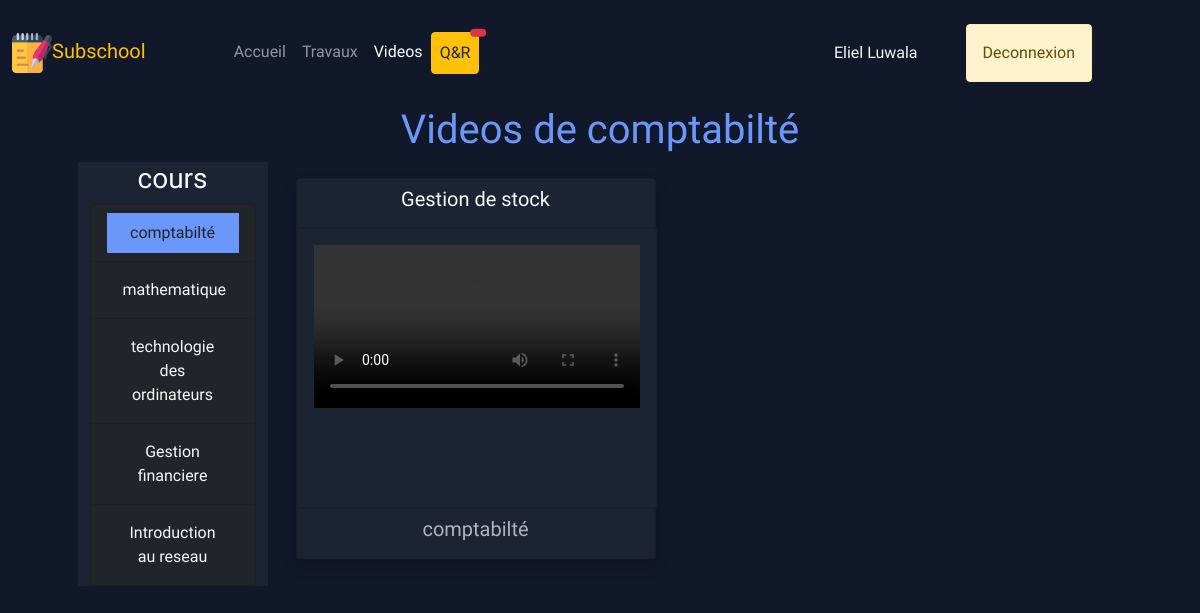
Screenshot of /student-video-course/1 (signed in) with the database file from the repository.
### school/models.py (models this page shows, shortened)
class Student(models.Model):
    user = models.OneToOneField(User, on_delete=models.CASCADE, null=True)
    name = models.CharField(max_length=255)
    matricule = models.CharField(max_length=255, null=True, blank=True)
    promotion = models.ForeignKey(Promotion, on_delete=models.CASCADE)
    com_prom = models.ForeignKey(Promotion, on_delete=models.SET_NULL, null=True, blank=True, related_name="complement")
    def __str__(self):
        return self.name

class Course(models.Model):
    image = models.FileField(upload_to="course_img", null=True)
    name = models.CharField(max_length=255)
    promotion = models.ManyToManyField(Promotion, related_name="courses")
    teacher = models.ForeignKey(Teacher, on_delete=models.CASCADE, null=True)
    credit = models.IntegerField(default=1)
    description = models.TextField(null=True)
    note = models.ManyToManyField(Note, related_name="note")
    hours = models.IntegerField()

class Video(models.Model):
    course = models.ForeignKey(Course, on_delete=models.CASCADE)
    title = models.CharField(max_length=255)
    video = models.FileField(upload_to="video_course")

### school/views.py (the view)
# urls.py: path('student-video-course/<str:pk>', student_video_course, name="student-video-course"),
def student_video_course(request, pk):
    course = Course.objects.get(id=pk)
    videos = Video.objects.filter(course=course)
    courses = Course.objects.filter(
        Q(promotion=request.user.student.promotion) | Q(promotion=request.user.student.com_prom))
    courses = set(courses)
    return render(request, 'school/video_student_filter.html', context={'courses': courses, 'course1': course, 'videos': videos, 'activevideo': 'active'})

### templates/school/video_student_filter.html (shortened to what this page needs)
{% extends 'school/base_student.html' %}
{% load static %}
{% block content %}
    <h1 class="text-center" style="color: #6B97FA">Videos de {{ course1.name }}</h1>
    <div class="col col-md-2 text-light" style="background-color: #1C2333">
        <h3 class="text-center">cours</h3>
        <ul class="list-group text-light text-center">
            {% for course in courses %}
                <li class="list-group-item bg-dark text-light">{% if course.name == course1.name %}<a class="nav-link text-dark" href="{% url 'student-video-course' course.id %}" style="background-color: #6B97FA">{{ course.name }}</a>{% else %}<a class="nav-link text-light bg-dark" href="{% url 'student-video-course' course.id %}" style="">{{ course.name }}</a>{% endif %}</li>
            {% endfor %}
          </ul>
    </div>
    <div class="col col-md-9">
    <div class="row col-md-12">
        {% for video in videos %}
            <div class="col-lg-4 mt-3 mx-3" style="margin-bottom: 20px;">
              <div class="card shadow text-light" style="background-color: #1C2333;width: 45vh">
                <div class="card-header" style="background-color: #1C2333">
                    <h5 class="card-title text-center" style="">{{ video.title }}</h5>
                </div>
                <div class="card card-body" style="width: 45vh;object-fit: initial;height: 35vh;margin: auto;background-color:#1C2333">
                    <video class="embed-responsive embed-responsive-16by9" controls="controls">
                        <source src="{{ video.video.url }}" type="video/mp4" />
                    </video>
                </div>
                <div class="card card-footer text-center" style="background-color: #1C2333;color: #B0B3B9">
                    <h5 class="card-comment">{{ video.course.name }}</h5>
                </div>
              </div>
            </div>
        {% endfor %}
    </div>
    </div>
{% endblock %}

### templates/school/navbar_student.html (shortened to what this page needs)
{% load static %}
<nav class="navbar navbar-expand-lg navbar-dark">
    <div class="container-fluid">
    <a class="navbar-brand brand-site text-warning mx-auto" style="" href="{% url 'home-student' %}"><img src="{% static 'img/notes.png' %}" class="rounded" style="height: 5vh;width: 5vh">Subschool</a>
    <div class="collapse navbar-collapse" style="margin-left: 10vh" id="navbarNavAltMarkup">
      <ul class="navbar-nav mr-auto">
          <li class="nav-item">
            <a class="nav-link {{ activehome }}" aria-current="page" href="{% url 'home-student' %}">Accueil</a>
          </li>
          <li class="nav-item">
                        <a class="nav-link {{ activedut }}" href="{% url 'homework-for-student' %}">Travaux</a>
          </li>
          <li class="nav-item">
                <a class="nav-link {{ activevideo }}" href="{% url 'student-video' %}">Videos</a>
          </li>
          <li class="nav-item">
              <a type="button" class="nav-link btn btn-warning text-dark position-relative" id="qr-not" href="{% url 'question-student' %}">
                Q&R
                  <span class="position-absolute top-0 start-100 translate-middle badge rounded-pill bg-danger">
                  </span>
                </a>
          </li>
      </ul>
    </div>
    <div class="d-flex align-items-center mx-5 mt-3" id="auth-div" style="display: flex;flex-direction: row">
        <p class="text-light username" style="">{{ request.user.student  }}</p>
        {% if request.user.is_authenticated %}
                <a href="{% url 'logout' %}" id="auth-btn" style="" class="btn btn-warning mx-5 alert alert-warning">Deconnexion</a>
              {% endif %}
    </div>
    </div>
</nav>

### rows the page displays
Course: name "comptabilté"
Course: name "mathematique"
Course: name "technologie des ordinateurs"
Course: name "Gestion financiere"
Course: name "Introduction au reseau"
Video: title "Gestion de stock", course.name "comptabilté"

### other values shown
{{ request.user.student }} "Eliel Luwala"
